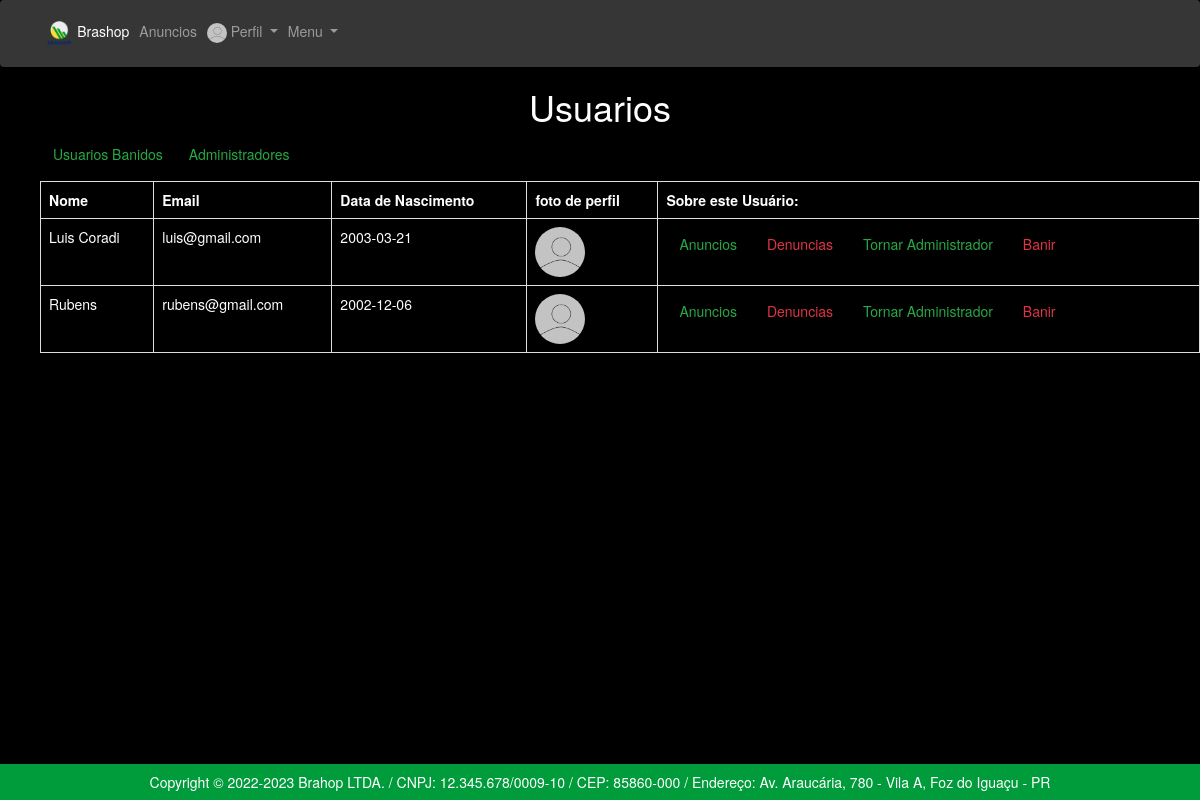
/app/controllers/UsuarioController.php?action=findAll (signed in), run on the app's committed database.
### tables this page shows
CREATE TABLE `usuarios` (
  `id` int(11) NOT NULL,
  `nome` varchar(45) NOT NULL,
  `email` varchar(255) NOT NULL,
  `senha` varchar(255) NOT NULL,
  `data_nasc` date NOT NULL,
  `CPF` int(11) NOT NULL,
  `foto_perfil` varchar(255) NOT NULL,
  `isadm` bit(1) NOT NULL,
  `ban` bit(1) NOT NULL
);

### app/repository/UsuarioRepository.php (called while the page is built, shortened)
<?php
    require_once __DIR__ . "/../connection/Connection.php";
    class UsuarioRepository {
        public PDO $conn;
        function __construct()
        {
            $this->conn = Connection::getConnection();
        }
        public function findAll(): array {
            $table = $this->conn->query("SELECT * FROM usuarios WHERE ban = 0 AND isadm = 0");
            $usuarios  = $table->fetchAll(PDO::FETCH_ASSOC);
            return $usuarios;
        }
    }

### app/connection/Connection.php (called while the page is built)
<?php
class Connection {
    private static $host = "localhost";
    private static $dbname = "marketplace";
    private static $user = "root";
    private static $password = "";
    private static ?PDO $conn = null;
    public static function getConnection(): PDO {
        if(self::$conn == null) {
            try {
                self::$conn = new PDO("mysql:host=" . self::$host . ";dbname=" . self::$dbname,
                self::$user,
                self::$password);
                self::$conn->setAttribute(PDO::ATTR_ERRMODE, PDO::ERRMODE_EXCEPTION);
            } catch(Exception $e) {
                print("Erro ao conectar com o banco de dados");
            }
        }
        return self::$conn;
    }
}

### app/views/usuarios/list.php (the view, shortened to what this page needs)
<!DOCTYPE html>
<html lang="pt-br">
  <head>
    <link rel="stylesheet" type="text/css" href="../views/helpers/css/bootstrap.min.css">
</head>
<body>
<?php
if(isset($_SESSION["usuario"])){
  if($_SESSION["usuario"]['is_adm'] == 1){
    include_once __DIR__ . "/../helpers/menuAdm.php";
   }else{
   include_once __DIR__ . "/../helpers/menuLogin.php";
 }
}
else{
 include_once __DIR__ . "/../helpers/menuHome.php";
}
?>
    <h1 style="color:white; text-align:center;" > Usuarios</h1>
    <ul>
      <table class = 'table table-hover-table-striped table-bordered'>
         <tr>
         <th style="color:white;">Nome</th>
         <th style="color:white;">Email</th>
         <th style="color:white;">Data de Nascimento</th>
         <th style="color:white;">foto de perfil</th>
         <th style="color:white;">Sobre este Usuário:</th>
         </tr>
           <?php foreach($data['usuarios'] as $user): ?>
                 <tr>
                 <td style="color:white;"><?= $user['nome'] ?></td>
                 <td style="color:white;"><?= $user['email'] ?></td>
                 <td style="color:white;"><?= $user['data_nasc'] ?></td>
                 <td ><img style="height: 50px; border-radius : 100%;" src="../../imgs/<?= $user['foto_perfil'] ?>"></img>
                 <td><a  class="btn btn-outline-success my-2 my-sm-0-success my-2 my-sm-0" href="./AnuncioController.php?action=findAnuncioByUserClick&id=<?= $user['id'] ?>">Anuncios</a>
                 <a  class="btn btn-outline-danger  my-2 my-sm-0-success my-2 my-sm-0" href="./DenunciaController.php?action=findDenunciaUsuario&id=<?= $user['id'] ?>">Denuncias</a>
                 <a  class="btn btn-outline-success my-2 my-sm-0-success my-2 my-sm-0" href="./UsuarioController.php?action=InsertAdmByUserId&id=<?= $user['id'] ?>">Tornar Administrador</a>
                 <a  class="btn btn-outline-danger  my-2 my-sm-0-success my-2 my-sm-0" href="./UsuarioController.php?action=Banir&id=<?= $user['id'] ?>">Banir</a></td>
                <?php endforeach; ?>
    </ul>
    <a  class="btn btn-outline-success my-2 my-sm-0" href="./UsuarioController.php?action=findUsuarioBan">Usuarios Banidos</a>
    <a  class="btn btn-outline-success my-2 my-sm-0" href="./UsuarioController.php?action=findAdm">Administradores</a>
</body>
</html>

### app/views/helpers/style-home.css (style rules this page uses)
body { background-color: black !important; }

### data on the page
usuarios: nome "Luis Coradi", email "luis@gmail.com", data_nasc "2003-03-21", foto_perfil (picture)
usuarios: nome "Rubens", email "rubens@gmail.com", data_nasc "2002-12-06", foto_perfil (picture)
